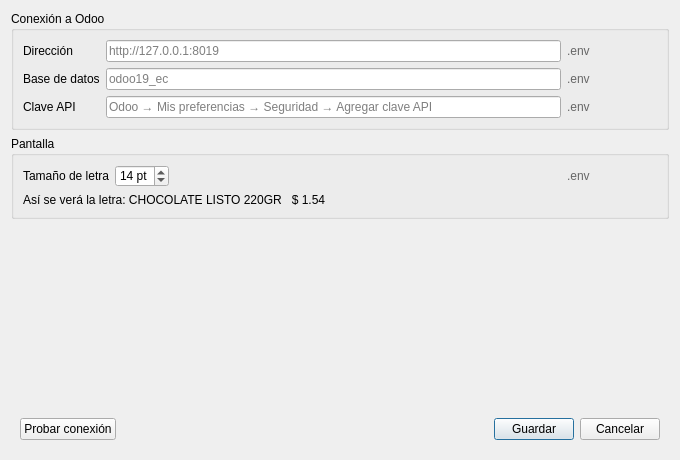
<?xml version="1.0" encoding="UTF-8"?>
<ui version="4.0">
 <class>Settings</class>
 <widget class="QDialog" name="Settings">
  <property name="geometry">
   <rect>
    <x>0</x>
    <y>0</y>
    <width>680</width>
    <height>460</height>
   </rect>
  </property>
  <property name="windowTitle">
   <string>Configuración</string>
  </property>
  <property name="styleSheet">
   <string notr="true">QLabel#lbl_url_source, QLabel#lbl_database_source,
QLabel#lbl_api_key_source, QLabel#lbl_font_size_source {
	color: #666666;
}</string>
  </property>
  <layout class="QVBoxLayout" name="verticalLayout">
   <item>
    <widget class="QGroupBox" name="group_odoo">
     <property name="title">
      <string>Conexión a Odoo</string>
     </property>
     <layout class="QGridLayout" name="gridLayout" columnstretch="0,1,0">
      <item row="0" column="0">
       <widget class="QLabel" name="lbl_url">
        <property name="text">
         <string>Dirección</string>
        </property>
       </widget>
      </item>
      <item row="0" column="1">
       <widget class="QLineEdit" name="txt_url">
        <property name="placeholderText">
         <string>http://127.0.0.1:8019</string>
        </property>
       </widget>
      </item>
      <item row="0" column="2">
       <widget class="QLabel" name="lbl_url_source">
        <property name="minimumSize">
         <size>
          <width>90</width>
          <height>0</height>
         </size>
        </property>
        <property name="toolTip">
         <string>De dónde se lee: Sistema (variable de entorno) o .env (archivo junto al programa)</string>
        </property>
        <property name="text">
         <string>.env</string>
        </property>
       </widget>
      </item>
      <item row="1" column="0">
       <widget class="QLabel" name="lbl_database">
        <property name="text">
         <string>Base de datos</string>
        </property>
       </widget>
      </item>
      <item row="1" column="1">
       <widget class="QLineEdit" name="txt_database">
        <property name="placeholderText">
         <string>odoo19_ec</string>
        </property>
       </widget>
      </item>
      <item row="1" column="2">
       <widget class="QLabel" name="lbl_database_source">
        <property name="toolTip">
         <string>De dónde se lee: Sistema (variable de entorno) o .env (archivo junto al programa)</string>
        </property>
        <property name="text">
         <string>.env</string>
        </property>
       </widget>
      </item>
      <item row="2" column="0">
       <widget class="QLabel" name="lbl_api_key">
        <property name="text">
         <string>Clave API</string>
        </property>
       </widget>
      </item>
      <item row="2" column="1">
       <widget class="QLineEdit" name="txt_api_key">
        <property name="echoMode">
         <enum>QLineEdit::EchoMode::Password</enum>
        </property>
        <property name="placeholderText">
         <string>Odoo → Mis preferencias → Seguridad → Agregar clave API</string>
        </property>
       </widget>
      </item>
      <item row="2" column="2">
       <widget class="QLabel" name="lbl_api_key_source">
        <property name="toolTip">
         <string>De dónde se lee: Sistema (variable de entorno) o .env (archivo junto al programa)</string>
        </property>
        <property name="text">
         <string>.env</string>
        </property>
       </widget>
      </item>
     </layout>
    </widget>
   </item>
   <item>
    <widget class="QGroupBox" name="group_display">
     <property name="title">
      <string>Pantalla</string>
     </property>
     <layout class="QGridLayout" name="gridLayout_2" columnstretch="0,1,0">
      <item row="0" column="0">
       <widget class="QLabel" name="lbl_font_size">
        <property name="text">
         <string>Tamaño de letra</string>
        </property>
       </widget>
      </item>
      <item row="0" column="1">
       <layout class="QHBoxLayout" name="layout_font_size">
        <item>
         <widget class="QSpinBox" name="spin_font_size">
          <property name="suffix">
           <string> pt</string>
          </property>
          <property name="minimum">
           <number>10</number>
          </property>
          <property name="maximum">
           <number>24</number>
          </property>
          <property name="value">
           <number>14</number>
          </property>
         </widget>
        </item>
        <item>
         <spacer name="spacer_font_size">
          <property name="orientation">
           <enum>Qt::Orientation::Horizontal</enum>
          </property>
          <property name="sizeHint" stdset="0">
           <size>
            <width>40</width>
            <height>20</height>
           </size>
          </property>
         </spacer>
        </item>
       </layout>
      </item>
      <item row="0" column="2">
       <widget class="QLabel" name="lbl_font_size_source">
        <property name="minimumSize">
         <size>
          <width>90</width>
          <height>0</height>
         </size>
        </property>
        <property name="toolTip">
         <string>De dónde se lee: Sistema (variable de entorno) o .env (archivo junto al programa)</string>
        </property>
        <property name="text">
         <string>.env</string>
        </property>
       </widget>
      </item>
      <item row="1" column="0" colspan="3">
       <widget class="QLabel" name="lbl_preview">
        <property name="text">
         <string>Así se verá la letra: CHOCOLATE LISTO 220GR   $ 1.54</string>
        </property>
       </widget>
      </item>
     </layout>
    </widget>
   </item>
   <item>
    <widget class="QLabel" name="lbl_status">
     <property name="text">
      <string/>
     </property>
     <property name="wordWrap">
      <bool>true</bool>
     </property>
    </widget>
   </item>
   <item>
    <spacer name="verticalSpacer">
     <property name="orientation">
      <enum>Qt::Orientation::Vertical</enum>
     </property>
     <property name="sizeHint" stdset="0">
      <size>
       <width>20</width>
       <height>10</height>
      </size>
     </property>
    </spacer>
   </item>
   <item>
    <widget class="QFrame" name="frameButtons">
     <property name="frameShape">
      <enum>QFrame::Shape::NoFrame</enum>
     </property>
     <layout class="QHBoxLayout" name="horizontalLayout">
      <item>
       <widget class="QPushButton" name="push_test">
        <property name="text">
         <string>Probar conexión</string>
        </property>
        <property name="autoDefault">
         <bool>false</bool>
        </property>
       </widget>
      </item>
      <item>
       <spacer name="horizontalSpacer">
        <property name="orientation">
         <enum>Qt::Orientation::Horizontal</enum>
        </property>
        <property name="sizeHint" stdset="0">
         <size>
          <width>40</width>
          <height>20</height>
         </size>
        </property>
       </spacer>
      </item>
      <item>
       <widget class="QPushButton" name="push_save">
        <property name="text">
         <string>Guardar</string>
        </property>
        <property name="default">
         <bool>true</bool>
        </property>
       </widget>
      </item>
      <item>
       <widget class="QPushButton" name="push_cancel">
        <property name="text">
         <string>Cancelar</string>
        </property>
        <property name="autoDefault">
         <bool>false</bool>
        </property>
       </widget>
      </item>
     </layout>
    </widget>
   </item>
  </layout>
 </widget>
 <tabstops>
  <tabstop>txt_url</tabstop>
  <tabstop>txt_database</tabstop>
  <tabstop>txt_api_key</tabstop>
  <tabstop>spin_font_size</tabstop>
  <tabstop>push_save</tabstop>
  <tabstop>push_cancel</tabstop>
  <tabstop>push_test</tabstop>
 </tabstops>
 <resources/>
 <connections/>
</ui>
